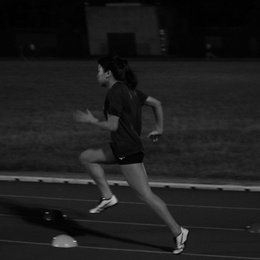
%> input picture project1/run/run_gray.jpg, 260 x 260 px, shrunk from 1150 x 1150 before the run
$ octave --eval "running;"   (GNU Octave 9; MATLAB toolbox functions it lacks are replaced by stand-ins)
%> lines starting %> are read from the running program, lines starting %| are printed output that depends on the picture
### project1/hist_equa.m
function n = hist_equa(f)
s = size(f);
h = zeros(1,256);
for i=1:s(1)
    for j=1:s(2)
        h(f(i,j) + 1) = h(f(i,j) + 1) + 1;
    end
end

for i=1:256
    h(i) = h(i)/(s(1)*s(2));
end


for i=2:256
    h(i) = h(i-1) + h(i);
end

n=f;
for i=1:s(1)
    for j=1:s(2)
        n(i,j) = round(h(f(i,j)+1)*255);
    end
end

### project1/running.m
function running()
% 目的: 加強run_gary.jpg圖片的亮度

f = imread('run_gray.jpg');
%> f is the input picture: size 260x260 uint8; min 0, max 188, mean 29.3
s = size(f);
%> s = [260 260]
f2 = f; f3 = f; f4 = f; f5 = f;

% 用power law方法加強亮度
for i=1:s(1)
    for j=1:s(2)
        f2(i,j) = power_law_trans(f(i, j), 0.8);
        f3(i,j) = power_law_trans(f(i, j), 1.2);
        f4(i,j) = power_law_trans(f(i, j), 1.5);
        f5(i,j) = power_law_trans(f(i, j), 2);
    end
end
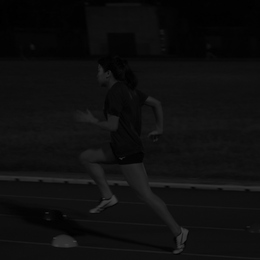
%> f2: size 260x260 uint8; min 0, max 66, mean 14.4
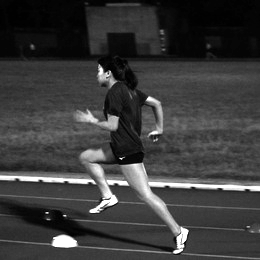
%> f3: size 260x260 uint8; min 0, max 255, mean 59.7
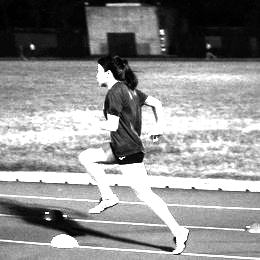
%> f4: size 260x260 uint8; min 0, max 255, mean 143.5
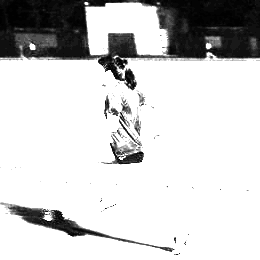
%> f5: size 260x260 uint8; min 0, max 255, mean 206.3

imwrite(f2, 'run_adjust0.8.jpg');
imwrite(f3, 'run_adjust1.2.jpg');
imwrite(f4, 'run_adjust1.5.jpg');
imwrite(f5, 'run_adjust2.0.jpg');

% 用histogran equalization加強亮度
f = hist_equa(f);
%> after the loop in hist_equa, `for i=1:s(1)`: h = 256 values, max 4733 at index 31, min 0 at index 161, mean 264.1
%> after the loop in hist_equa, `for i=1:256`: h = 256 values, max 0.07 at index 31, min 0 at index 161, mean 0.00391
%> after the loop in hist_equa, `for i=2:256`: h = 256 values from 0.000784 to 1
%> after the loop in hist_equa, `for i=1:s(1)`:
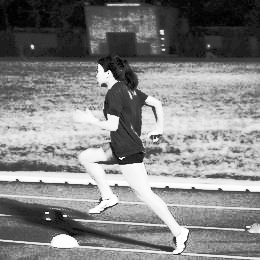
%> n: size 260x260 uint8; min 0, max 255, mean 131.5
imwrite(f, 'run_histEqua.jpg');

end
